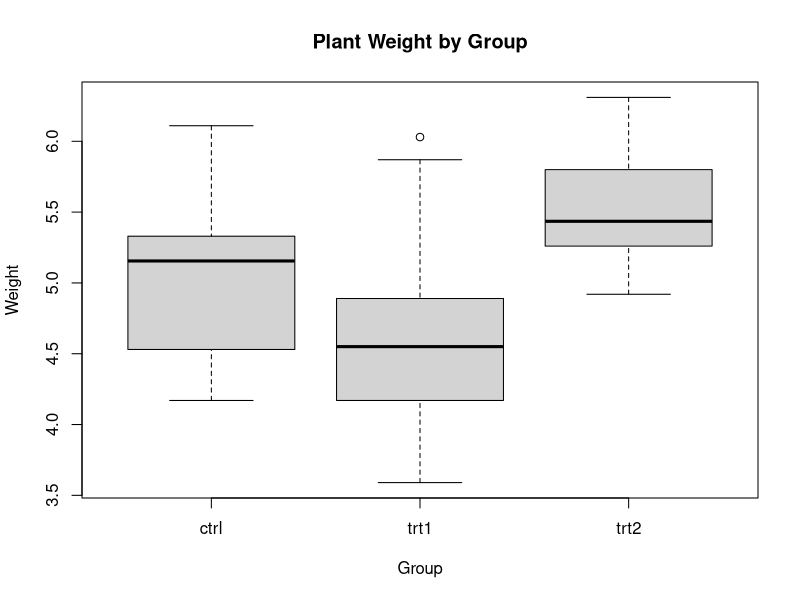

Recreate this plot in R.
## ---- chunk 1
data("PlantGrowth")
## ---- chunk 2
head(PlantGrowth)

str(PlantGrowth)
## ---- chunk 3
# The dataset is built into R
data("PlantGrowth")

# Confirm it's loaded
head(PlantGrowth)
str(PlantGrowth)
## ---- chunk 4
# Mean by group
mean_by_group <- aggregate(weight ~ group, data = PlantGrowth, mean)

# Median by group
median_by_group <- aggregate(weight ~ group, data = PlantGrowth, median)

# Combine into one table
stats_table <- data.frame(
  group = mean_by_group$group,
  mean = mean_by_group$weight,
  median = median_by_group$weight
)

stats_table
## ---- chunk 5
boxplot(weight ~ group, data = PlantGrowth,
        main = "Plant Weight by Group",
        xlab = "Group",
        ylab = "Weight")
